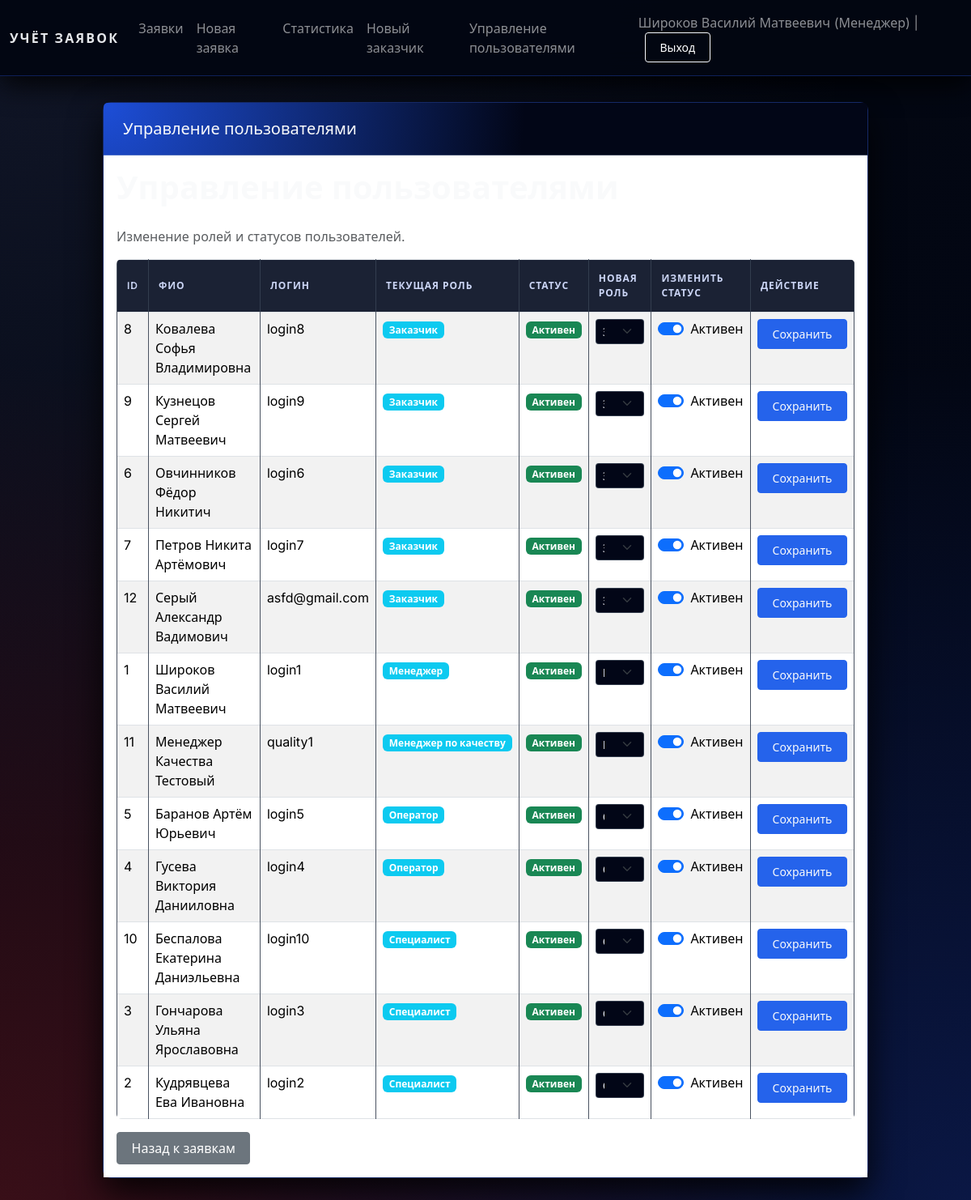
Before: /users/manage (signed in) with the older database file.
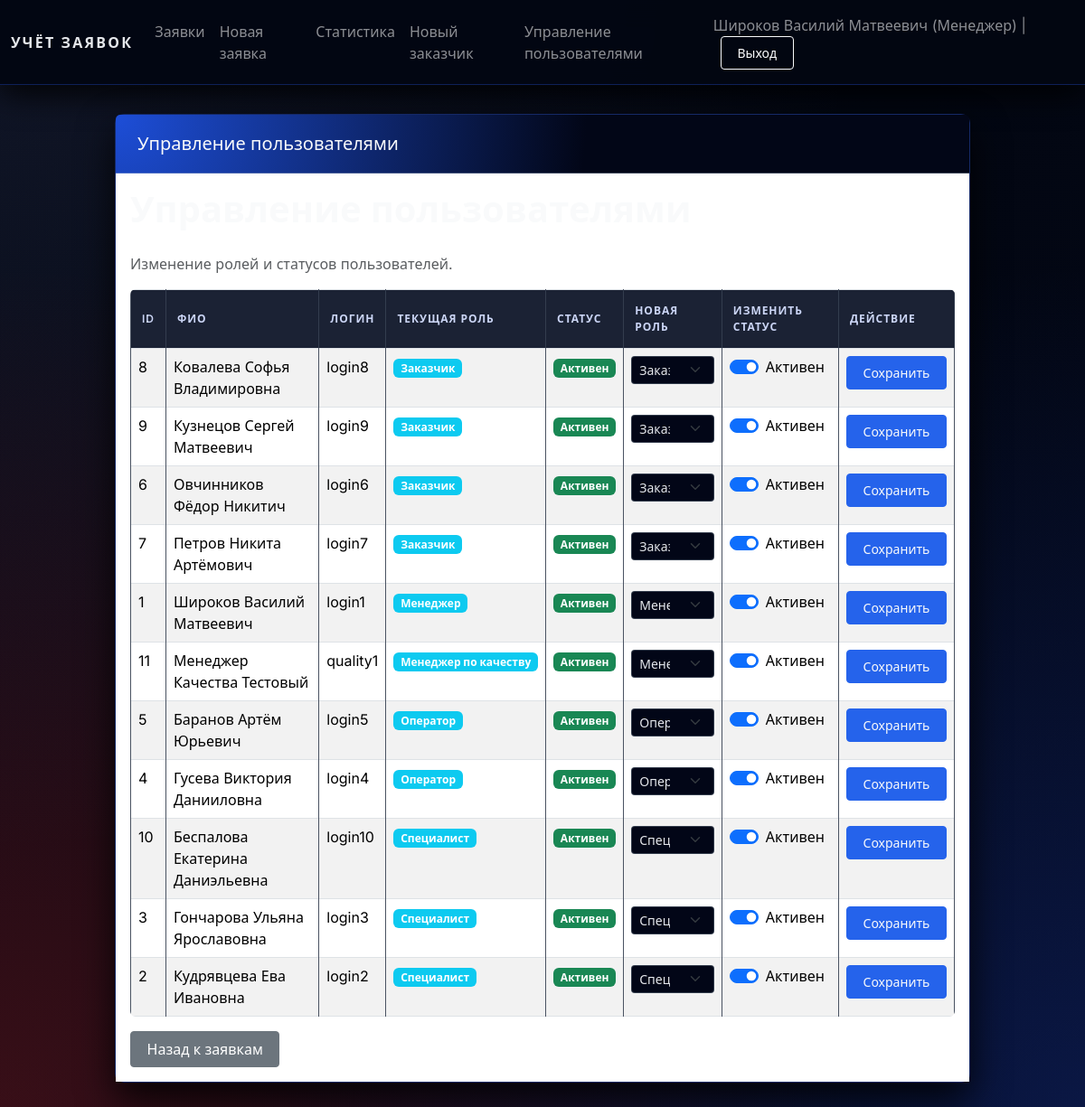
After: the same page with the newer database file.
### tables this page shows
CREATE TABLE users (
            user_id INTEGER PRIMARY KEY AUTOINCREMENT,
            fio TEXT NOT NULL,
            phone TEXT,
            login TEXT UNIQUE NOT NULL,
            password TEXT NOT NULL,
            user_type TEXT NOT NULL CHECK (
                user_type IN ('Администратор', 'Менеджер', 'Специалист', 'Оператор', 'Заказчик', 'Менеджер по качеству')
            ),
            is_active INTEGER DEFAULT 1,
            registration_date TEXT DEFAULT (DATE('now')),
            email TEXT,
            address TEXT,
            notes TEXT
        );

### web_app.py (the view)
    def wrapper(*args, **kwargs):
        if "user" not in session:
            return redirect(url_for("login"))
        if session.get("user", {}).get("user_type") != "Менеджер":
            flash("Доступ запрещён. Требуются права менеджера.", "danger")
            return redirect(url_for("requests_list"))
        return view_func(*args, **kwargs)

### web_app.py (called while the page is built)
def get_connection():
    if not os.path.exists(DB_NAME):
        raise FileNotFoundError(
            f"Файл базы данных '{DB_NAME}' не найден. "
            f"Сначала запустите 'test.py' для создания БД."
        )
    conn = sqlite3.connect(DB_NAME)
    conn.row_factory = sqlite3.Row
    return conn

def login_required(view_func):
    def wrapper(*args, **kwargs):
        if "user" not in session:
            return redirect(url_for("login"))
        return view_func(*args, **kwargs)
    wrapper.__name__ = view_func.__name__
    return wrapper

def manager_required(view_func):
    def wrapper(*args, **kwargs):
        if "user" not in session:
            return redirect(url_for("login"))
        if session.get("user", {}).get("user_type") != "Менеджер":
            flash("Доступ запрещён. Требуются права менеджера.", "danger")
            return redirect(url_for("requests_list"))
        return view_func(*args, **kwargs)
    wrapper.__name__ = view_func.__name__
    return wrapper

### templates/manage_users.html (shortened to what this page needs)
{% extends "base.html" %}
{% block header %}Управление пользователями{% endblock %}
{% block content %}
<h1>Управление пользователями</h1>
<p class="text-muted">Изменение ролей и статусов пользователей.</p>
<div class="table-responsive">
  <table class="table table-striped table-bordered">
    <thead>
      <tr>
        <th>ID</th>
        <th>ФИО</th>
        <th>Логин</th>
        <th>Текущая роль</th>
        <th>Статус</th>
        <th>Новая роль</th>
        <th>Изменить статус</th>
        <th>Действие</th>
      </tr>
    </thead>
    <tbody>
      {% for u in users %}
      <tr>
        <td>{{ u.user_id }}</td>
        <td>{{ u.fio }}</td>
        <td>{{ u.login }}</td>
        <td>
          <span class="badge bg-info">{{ u.user_type }}</span>
        </td>
        <td>
          {% if u.is_active %}
          <span class="badge bg-success">Активен</span>
          {% else %}
          <span class="badge bg-danger">Неактивен</span>
          {% endif %}
        </td>
        <td>
          <form method="post" action="{{ url_for('manage_users') }}" class="d-inline">
            <div class="input-group input-group-sm">
              <select name="user_type" class="form-select form-select-sm">
                <option value="Заказчик" {% if u.user_type == 'Заказчик' %}selected{% endif %}>Заказчик</option>
                <option value="Специалист" {% if u.user_type == 'Специалист' %}selected{% endif %}>Специалист</option>
                <option value="Оператор" {% if u.user_type == 'Оператор' %}selected{% endif %}>Оператор</option>
              <option value="Менеджер" {% if u.user_type == 'Менеджер' %}selected{% endif %}>Менеджер</option>
              <option value="Менеджер по качеству" {% if u.user_type == 'Менеджер по качеству' %}selected{% endif %}>Менеджер по качеству</option>
              </select>
            </div>
        </td>
        <td>
          <div class="form-check form-switch">
            <input class="form-check-input" type="checkbox" name="is_active" value="1"
                  {% if u.is_active %}checked{% endif %}>
            <label class="form-check-label">Активен</label>
          </div>
        </td>
        <td>
            <button type="submit" class="btn btn-sm btn-primary">Сохранить</button>
        </td>
      </tr>
      {% endfor %}
    </tbody>
  </table>
</div>
<a href="{{ url_for('requests_list') }}" class="btn btn-secondary">Назад к заявкам</a>
{% endblock %}

### templates/base.html (shortened to what this page needs)
<!doctype html>
<html lang="ru">
<head>
    <link rel="stylesheet"
          href="https://cdn.jsdelivr.net/npm/bootstrap@5.3.2/dist/css/bootstrap.min.css">
    <link rel="stylesheet" href="{{ url_for('static', filename='styles.css') }}">
</head>
<body>
<nav class="navbar navbar-expand-lg navbar-dark bg-dark">
  <div class="container-fluid">
    <a class="navbar-brand" href="{{ url_for('index') }}">Учёт заявок</a>
    <div class="collapse navbar-collapse" id="navbarNav">
      <ul class="navbar-nav me-auto mb-2 mb-lg-0">
        {% if current_user %}
        <li class="nav-item">
          <a class="nav-link" href="{{ url_for('requests_list') }}">Заявки</a>
        </li>
        <li class="nav-item">
          <a class="nav-link" href="{{ url_for('new_request') }}">Новая заявка</a>
        </li>
        <li class="nav-item">
          <a class="nav-link" href="{{ url_for('stats') }}">Статистика</a>
        </li>
        {% if current_user['user_type'] == 'Менеджер' %}
        <li class="nav-item">
          <a class="nav-link" href="{{ url_for('new_client') }}">Новый заказчик</a>
        </li>
        <li class="nav-item">
          <a class="nav-link" href="{{ url_for('manage_users') }}">Управление пользователями</a>
        </li>
        {% endif %}
        {% endif %}
      </ul>
      <span class="navbar-text">
        {% if current_user %}
          {{ current_user['fio'] }} ({{ current_user['user_type'] }}) |
          <a href="{{ url_for('logout') }}" class="btn btn-sm btn-outline-light ms-2">Выход</a>
        {% else %}
          <a href="{{ url_for('login') }}" class="btn btn-sm btn-outline-light">Войти</a>
          <a href="{{ url_for('register') }}" class="btn btn-sm btn-outline-light ms-2">Регистрация</a>
        {% endif %}
      </span>
    </div>
  </div>
</nav>
<div class="container app-shell">
  <div class="row justify-content-center">
    <div class="col-12 col-lg-11 col-xl-10">
      <div class="card app-card">
        <div class="card-header app-card-header">
          <h5 class="mb-0">{% block header %}{{ title }}{% endblock %}</h5>
        </div>
        <div class="card-body bg-white">
          {% block content %}{% endblock %}
        </div>
      </div>
    </div>
  </div>
</div>
</body>
</html>

Changed rows visible on the page:
removed users: user_id "12", fio "Серый Александр Вадимович", login "asfd@gmail.com", user_type "Заказчик", shows "Активен", is_active "☑"
